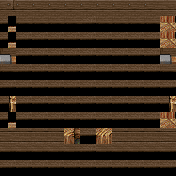

Rendered tile map (Tiled .tmx) drawn with the repository's tilesets; below, a short description and the map source with its tile grids summarised:
An orthogonal 11x11 tile map with 16x16 px tiles, 2 tile layers (ground, objects).

<map version="1.0" orientation="orthogonal" width="11" height="11" tilewidth="16" tileheight="16" backgroundcolor="#000000">
 <tileset firstgid="1" name="dungeon" tilewidth="16" tileheight="16">
  <image source="tileset.png" width="352" height="80" />
  <tile id="0" terrain="0,0,0,4" />
  <tile id="1" terrain="0,0,4,4" />
  <tile id="2" terrain="0,0,4,4" />
  <tile id="3" terrain="0,0,4,4" />
  <tile id="4" terrain="0,0,4,0" />
  <tile id="5" terrain="0,0,0,1" />
  <tile id="6" terrain="0,0,1,1" />
  <tile id="7" terrain="0,0,1,0" />
  <tile id="12" terrain=",,,2" />
  <tile id="13" terrain=",,2,2" />
  <tile id="14" terrain=",,2," />
  <tile id="15" terrain="2,2,2,3" />
  <tile id="16" terrain="2,2,3,2" />
  <tile id="21" terrain="0,4,0,4">
   <properties>
    <property name="DOOR" value="" />
   </properties>
  </tile>
  <tile id="22">
   <properties>
    <property name="" value="" />
   </properties>
  </tile>
  <tile id="23">
   <properties>
    <property name="DUNGEON_FLOOR" value="1" />
   </properties>
  </tile>
  <tile id="24">
   <properties>
    <property name="DUNGEON_FLOOR" value="1" />
   </properties>
  </tile>
  <tile id="25" terrain="4,0,4,0">
   <properties>
    <property name="DUNGEON_FLOOR" value="1" />
   </properties>
  </tile>
  <tile id="26" terrain="0,1,0,1" />
  <tile id="28" terrain="1,0,1,0" />
  <tile id="33" terrain=",2,,2" />
  <tile id="34" terrain="2,2,2,2" />
  <tile id="35" terrain="2,,2," />
  <tile id="36" terrain="2,3,2,2" />
  <tile id="37" terrain="3,2,2,2" />
  <tile id="42" terrain="0,4,0,4" />
  <tile id="43">
   <properties>
    <property name="DOOR" value="" />
   </properties>
  </tile>
  <tile id="44">
   <properties>
    <property name="" value="" />
   </properties>
  </tile>
  <tile id="45">
   <properties>
    <property name="DUNGEON_FLOOR" value="1" />
   </properties>
  </tile>
  <tile id="46" terrain="4,0,4,0">
   <properties>
    <property name="DUNGEON_FLOOR" value="1" />
   </properties>
  </tile>
  <tile id="47" terrain="0,1,0,0">
   <properties>
    <property name="DUNGEON_FLOOR" value="1" />
   </properties>
  </tile>
  <tile id="48" terrain="1,1,0,0" />
  <tile id="49" terrain="1,0,0,0" />
  <tile id="54" terrain=",2,," />
  <tile id="55" terrain="2,2,," />
  <tile id="56" terrain="2,,," />
  <tile id="63" terrain="0,4,0,4" />
  <tile id="64">
   <properties>
    <property name="DUNGEON_FLOOR" value="1" />
   </properties>
  </tile>
  <tile id="65">
   <properties>
    <property name="DOOR" value="" />
   </properties>
  </tile>
  <tile id="66">
   <properties>
    <property name="" value="" />
   </properties>
  </tile>
  <tile id="67" terrain="4,0,4,0">
   <properties>
    <property name="DUNGEON_FLOOR" value="1" />
   </properties>
  </tile>
  <tile id="68" terrain=",5,,">
   <properties>
    <property name="DUNGEON_FLOOR" value="1" />
   </properties>
  </tile>
  <tile id="69" terrain="5,5,5,">
   <properties>
    <property name="DUNGEON_FLOOR" value="1" />
   </properties>
  </tile>
  <tile id="70" terrain="5,5,,5" />
  <tile id="71">
   <properties>
    <property name="" value="" />
   </properties>
  </tile>
  <tile id="72">
   <properties>
    <property name="" value="" />
   </properties>
  </tile>
  <tile id="73">
   <properties>
    <property name="" value="" />
   </properties>
  </tile>
  <tile id="74">
   <properties>
    <property name="DOOR" value="" />
   </properties>
  </tile>
  <tile id="75">
   <properties>
    <property name="DOOR" value="" />
   </properties>
  </tile>
  <tile id="76">
   <properties>
    <property name="DOOR" value="" />
   </properties>
  </tile>
  <tile id="82">
   <properties>
    <property name="" value="" />
   </properties>
  </tile>
  <tile id="84" terrain="0,4,0,0" />
  <tile id="85" terrain="4,4,0,0" />
  <tile id="86" terrain="4,4,0,0" />
  <tile id="87" terrain="4,4,0,0" />
  <tile id="88" terrain="4,0,0,0" />
 </tileset>
 <layer name="ground" width="11" height="11">
  <data>[121 cells, 121 non-empty, 14 distinct tile ids]</data>
 </layer>
 <layer name="objects" width="11" height="11">
  <data>[121 cells, 121 non-empty, 16 distinct tile ids]</data>
 </layer>
</map>